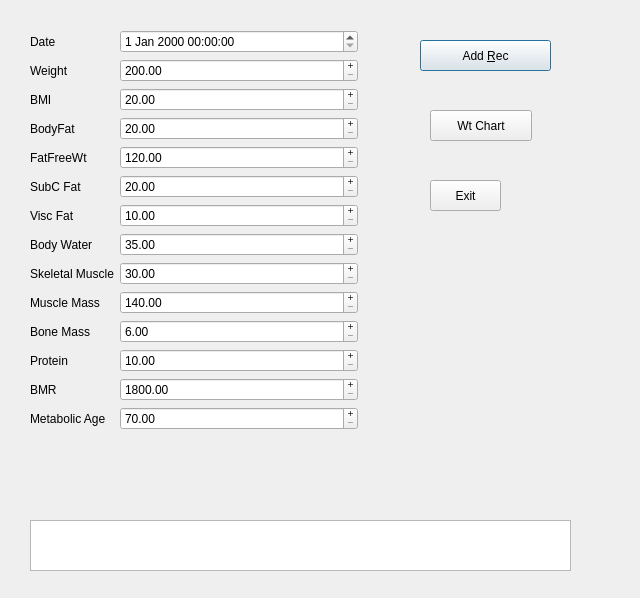
<?xml version="1.0" encoding="UTF-8"?>
<ui version="4.0">
 <class>Weight</class>
 <widget class="QDialog" name="Weight">
  <property name="geometry">
   <rect>
    <x>0</x>
    <y>0</y>
    <width>640</width>
    <height>598</height>
   </rect>
  </property>
  <property name="windowTitle">
   <string>Dialog</string>
  </property>
  <widget class="QPushButton" name="btnSubmit">
   <property name="geometry">
    <rect>
     <x>420</x>
     <y>40</y>
     <width>131</width>
     <height>31</height>
    </rect>
   </property>
   <property name="text">
    <string>Add &amp;Rec</string>
   </property>
  </widget>
  <widget class="QPlainTextEdit" name="txtMsgbox">
   <property name="geometry">
    <rect>
     <x>30</x>
     <y>520</y>
     <width>541</width>
     <height>51</height>
    </rect>
   </property>
  </widget>
  <widget class="QPushButton" name="btnWeightchart">
   <property name="geometry">
    <rect>
     <x>430</x>
     <y>110</y>
     <width>102</width>
     <height>31</height>
    </rect>
   </property>
   <property name="text">
    <string>Wt Chart</string>
   </property>
  </widget>
  <widget class="QWidget" name="layoutWidget">
   <property name="geometry">
    <rect>
     <x>30</x>
     <y>30</y>
     <width>328</width>
     <height>471</height>
    </rect>
   </property>
   <layout class="QFormLayout" name="formLayout">
    <item row="0" column="0">
     <widget class="QLabel" name="lblTime">
      <property name="text">
       <string>Date</string>
      </property>
      <property name="buddy">
       <cstring>dateTimeEdit</cstring>
      </property>
     </widget>
    </item>
    <item row="0" column="1">
     <widget class="QDateTimeEdit" name="dateTimeEdit"/>
    </item>
    <item row="1" column="0">
     <widget class="QLabel" name="lblWeight">
      <property name="text">
       <string>Weight</string>
      </property>
      <property name="buddy">
       <cstring>spnWeight</cstring>
      </property>
     </widget>
    </item>
    <item row="1" column="1">
     <widget class="QDoubleSpinBox" name="spnWeight">
      <property name="toolTip">
       <string>weight in pounds</string>
      </property>
      <property name="buttonSymbols">
       <enum>QAbstractSpinBox::PlusMinus</enum>
      </property>
      <property name="minimum">
       <double>200.000000000000000</double>
      </property>
      <property name="maximum">
       <double>310.000000000000000</double>
      </property>
     </widget>
    </item>
    <item row="2" column="0">
     <widget class="QLabel" name="lblBmi">
      <property name="text">
       <string>BMI</string>
      </property>
      <property name="buddy">
       <cstring>spnBmi</cstring>
      </property>
     </widget>
    </item>
    <item row="2" column="1">
     <widget class="QDoubleSpinBox" name="spnBmi">
      <property name="buttonSymbols">
       <enum>QAbstractSpinBox::PlusMinus</enum>
      </property>
      <property name="correctionMode">
       <enum>QAbstractSpinBox::CorrectToNearestValue</enum>
      </property>
      <property name="minimum">
       <double>20.000000000000000</double>
      </property>
      <property name="maximum">
       <double>40.000000000000000</double>
      </property>
      <property name="singleStep">
       <double>0.100000000000000</double>
      </property>
     </widget>
    </item>
    <item row="3" column="0">
     <widget class="QLabel" name="lblBodyfat">
      <property name="text">
       <string>BodyFat</string>
      </property>
      <property name="buddy">
       <cstring>spnBodyfat</cstring>
      </property>
     </widget>
    </item>
    <item row="3" column="1">
     <widget class="QDoubleSpinBox" name="spnBodyfat">
      <property name="buttonSymbols">
       <enum>QAbstractSpinBox::PlusMinus</enum>
      </property>
      <property name="correctionMode">
       <enum>QAbstractSpinBox::CorrectToNearestValue</enum>
      </property>
      <property name="minimum">
       <double>20.000000000000000</double>
      </property>
      <property name="maximum">
       <double>50.000000000000000</double>
      </property>
      <property name="singleStep">
       <double>1.000000000000000</double>
      </property>
     </widget>
    </item>
    <item row="4" column="0">
     <widget class="QLabel" name="lblFatfree">
      <property name="text">
       <string>FatFreeWt</string>
      </property>
      <property name="buddy">
       <cstring>spnFatfree</cstring>
      </property>
     </widget>
    </item>
    <item row="4" column="1">
     <widget class="QDoubleSpinBox" name="spnFatfree">
      <property name="buttonSymbols">
       <enum>QAbstractSpinBox::PlusMinus</enum>
      </property>
      <property name="correctionMode">
       <enum>QAbstractSpinBox::CorrectToNearestValue</enum>
      </property>
      <property name="minimum">
       <double>120.000000000000000</double>
      </property>
      <property name="maximum">
       <double>180.000000000000000</double>
      </property>
      <property name="singleStep">
       <double>1.000000000000000</double>
      </property>
      <property name="value">
       <double>120.000000000000000</double>
      </property>
     </widget>
    </item>
    <item row="5" column="0">
     <widget class="QLabel" name="lblSubfat">
      <property name="text">
       <string>SubC Fat</string>
      </property>
      <property name="buddy">
       <cstring>spnSubfat</cstring>
      </property>
     </widget>
    </item>
    <item row="5" column="1">
     <widget class="QDoubleSpinBox" name="spnSubfat">
      <property name="buttonSymbols">
       <enum>QAbstractSpinBox::PlusMinus</enum>
      </property>
      <property name="correctionMode">
       <enum>QAbstractSpinBox::CorrectToNearestValue</enum>
      </property>
      <property name="minimum">
       <double>20.000000000000000</double>
      </property>
      <property name="maximum">
       <double>40.000000000000000</double>
      </property>
      <property name="singleStep">
       <double>1.000000000000000</double>
      </property>
     </widget>
    </item>
    <item row="6" column="0">
     <widget class="QLabel" name="lblViscfat">
      <property name="text">
       <string>Visc Fat</string>
      </property>
      <property name="buddy">
       <cstring>spnViscfat</cstring>
      </property>
     </widget>
    </item>
    <item row="6" column="1">
     <widget class="QDoubleSpinBox" name="spnViscfat">
      <property name="buttonSymbols">
       <enum>QAbstractSpinBox::PlusMinus</enum>
      </property>
      <property name="correctionMode">
       <enum>QAbstractSpinBox::CorrectToNearestValue</enum>
      </property>
      <property name="minimum">
       <double>10.000000000000000</double>
      </property>
      <property name="maximum">
       <double>30.000000000000000</double>
      </property>
      <property name="singleStep">
       <double>1.000000000000000</double>
      </property>
      <property name="value">
       <double>10.000000000000000</double>
      </property>
     </widget>
    </item>
    <item row="7" column="0">
     <widget class="QLabel" name="lblWater">
      <property name="text">
       <string>Body Water</string>
      </property>
      <property name="buddy">
       <cstring>spnWater</cstring>
      </property>
     </widget>
    </item>
    <item row="7" column="1">
     <widget class="QDoubleSpinBox" name="spnWater">
      <property name="buttonSymbols">
       <enum>QAbstractSpinBox::PlusMinus</enum>
      </property>
      <property name="correctionMode">
       <enum>QAbstractSpinBox::CorrectToNearestValue</enum>
      </property>
      <property name="minimum">
       <double>35.000000000000000</double>
      </property>
      <property name="maximum">
       <double>50.000000000000000</double>
      </property>
      <property name="singleStep">
       <double>1.000000000000000</double>
      </property>
     </widget>
    </item>
    <item row="8" column="0">
     <widget class="QLabel" name="lblSkelmuscle">
      <property name="text">
       <string>Skeletal Muscle</string>
      </property>
      <property name="buddy">
       <cstring>spnSkelmuscle</cstring>
      </property>
     </widget>
    </item>
    <item row="8" column="1">
     <widget class="QDoubleSpinBox" name="spnSkelmuscle">
      <property name="buttonSymbols">
       <enum>QAbstractSpinBox::PlusMinus</enum>
      </property>
      <property name="correctionMode">
       <enum>QAbstractSpinBox::CorrectToNearestValue</enum>
      </property>
      <property name="minimum">
       <double>30.000000000000000</double>
      </property>
      <property name="maximum">
       <double>50.000000000000000</double>
      </property>
      <property name="singleStep">
       <double>0.100000000000000</double>
      </property>
      <property name="value">
       <double>30.000000000000000</double>
      </property>
     </widget>
    </item>
    <item row="9" column="0">
     <widget class="QLabel" name="lblMuscle">
      <property name="text">
       <string>Muscle Mass</string>
      </property>
      <property name="buddy">
       <cstring>spnMuscle</cstring>
      </property>
     </widget>
    </item>
    <item row="9" column="1">
     <widget class="QDoubleSpinBox" name="spnMuscle">
      <property name="buttonSymbols">
       <enum>QAbstractSpinBox::PlusMinus</enum>
      </property>
      <property name="correctionMode">
       <enum>QAbstractSpinBox::CorrectToNearestValue</enum>
      </property>
      <property name="minimum">
       <double>140.000000000000000</double>
      </property>
      <property name="maximum">
       <double>200.000000000000000</double>
      </property>
      <property name="singleStep">
       <double>1.000000000000000</double>
      </property>
     </widget>
    </item>
    <item row="10" column="0">
     <widget class="QLabel" name="lblBonemass">
      <property name="text">
       <string>Bone Mass</string>
      </property>
      <property name="buddy">
       <cstring>spnBonemass</cstring>
      </property>
     </widget>
    </item>
    <item row="10" column="1">
     <widget class="QDoubleSpinBox" name="spnBonemass">
      <property name="buttonSymbols">
       <enum>QAbstractSpinBox::PlusMinus</enum>
      </property>
      <property name="correctionMode">
       <enum>QAbstractSpinBox::CorrectToNearestValue</enum>
      </property>
      <property name="minimum">
       <double>6.000000000000000</double>
      </property>
      <property name="maximum">
       <double>9.000000000000000</double>
      </property>
      <property name="singleStep">
       <double>0.100000000000000</double>
      </property>
      <property name="value">
       <double>6.000000000000000</double>
      </property>
     </widget>
    </item>
    <item row="11" column="0">
     <widget class="QLabel" name="lblProtein">
      <property name="text">
       <string>Protein</string>
      </property>
      <property name="buddy">
       <cstring>spnProtein</cstring>
      </property>
     </widget>
    </item>
    <item row="11" column="1">
     <widget class="QDoubleSpinBox" name="spnProtein">
      <property name="buttonSymbols">
       <enum>QAbstractSpinBox::PlusMinus</enum>
      </property>
      <property name="correctionMode">
       <enum>QAbstractSpinBox::CorrectToNearestValue</enum>
      </property>
      <property name="minimum">
       <double>10.000000000000000</double>
      </property>
      <property name="maximum">
       <double>20.000000000000000</double>
      </property>
      <property name="singleStep">
       <double>1.000000000000000</double>
      </property>
      <property name="value">
       <double>10.000000000000000</double>
      </property>
     </widget>
    </item>
    <item row="12" column="0">
     <widget class="QLabel" name="lblBmr">
      <property name="text">
       <string>BMR</string>
      </property>
      <property name="buddy">
       <cstring>spnBmr</cstring>
      </property>
     </widget>
    </item>
    <item row="12" column="1">
     <widget class="QDoubleSpinBox" name="spnBmr">
      <property name="buttonSymbols">
       <enum>QAbstractSpinBox::PlusMinus</enum>
      </property>
      <property name="correctionMode">
       <enum>QAbstractSpinBox::CorrectToNearestValue</enum>
      </property>
      <property name="minimum">
       <double>1800.000000000000000</double>
      </property>
      <property name="maximum">
       <double>2000.000000000000000</double>
      </property>
      <property name="singleStep">
       <double>10.000000000000000</double>
      </property>
     </widget>
    </item>
    <item row="13" column="0">
     <widget class="QLabel" name="lblAge">
      <property name="text">
       <string>Metabolic Age</string>
      </property>
      <property name="buddy">
       <cstring>spnAge</cstring>
      </property>
     </widget>
    </item>
    <item row="13" column="1">
     <widget class="QDoubleSpinBox" name="spnAge">
      <property name="buttonSymbols">
       <enum>QAbstractSpinBox::PlusMinus</enum>
      </property>
      <property name="correctionMode">
       <enum>QAbstractSpinBox::CorrectToNearestValue</enum>
      </property>
      <property name="minimum">
       <double>70.000000000000000</double>
      </property>
      <property name="maximum">
       <double>80.000000000000000</double>
      </property>
      <property name="singleStep">
       <double>1.000000000000000</double>
      </property>
     </widget>
    </item>
   </layout>
  </widget>
  <widget class="QPushButton" name="btnExit">
   <property name="geometry">
    <rect>
     <x>430</x>
     <y>180</y>
     <width>71</width>
     <height>31</height>
    </rect>
   </property>
   <property name="text">
    <string>Exit</string>
   </property>
  </widget>
 </widget>
 <tabstops>
  <tabstop>dateTimeEdit</tabstop>
  <tabstop>spnWeight</tabstop>
  <tabstop>spnBmi</tabstop>
  <tabstop>spnBodyfat</tabstop>
  <tabstop>spnFatfree</tabstop>
  <tabstop>spnSubfat</tabstop>
  <tabstop>spnViscfat</tabstop>
  <tabstop>spnWater</tabstop>
  <tabstop>spnSkelmuscle</tabstop>
  <tabstop>spnMuscle</tabstop>
  <tabstop>spnBonemass</tabstop>
  <tabstop>spnProtein</tabstop>
  <tabstop>spnBmr</tabstop>
  <tabstop>spnAge</tabstop>
  <tabstop>btnSubmit</tabstop>
  <tabstop>txtMsgbox</tabstop>
  <tabstop>btnWeightchart</tabstop>
 </tabstops>
 <resources/>
 <connections/>
</ui>
